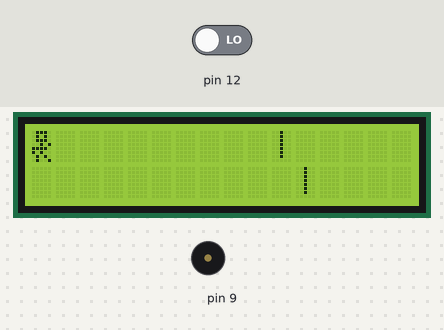
Bench run of a sketch on a simulated Arduino Uno, built with avr-gcc and run on an emulated ATmega328P. On the bench: 16×2 character LCD, buzzer (waves = sounding). The inputs (shaded band) are chosen by the test bench; at power-on: pin 12 LOW. Random numbers use the default seed unless the sketch sets one.

Above: at 1.2 s.
1.3 s: pin 12 driven HIGH
At 5.0 s:
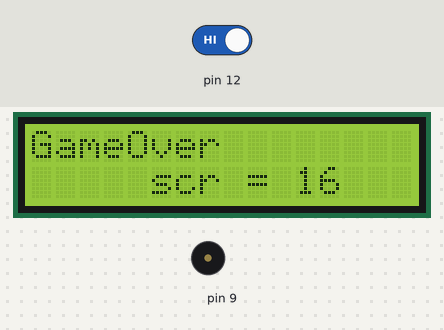
8.2 s: pin 12 driven LOW
At 8.59 s:
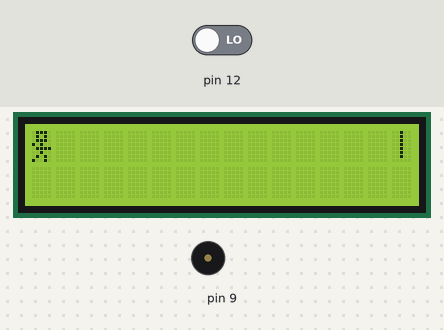
9.7 s: pin 12 driven HIGH
At 9.99 s:
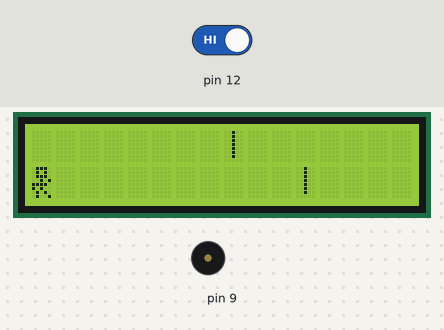
Timing chart, 0 to 14.1 s (numbered marks = the images above; inputs shaded):
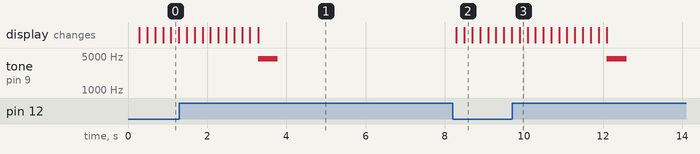

The sketch:

Game.ino
```cpp
#include <Wire.h>
#include <LiquidCrystal_I2C.h>


LiquidCrystal_I2C lcd(0x27,16,2);


int yo = 10;
int L = 0;
int boton = 0;
int p = 15;
int d = 0;
int pd = 0;
int as = 16;
int afd = random(2);

int puntos = 0;


byte a[] = {

    B01110,
    B01010,
    B01110,
    B10100,
    B01111,
    B00100,
    B01010,
    B10010,
};

byte b[] = {

    B01110,
    B01010,
    B01110,
    B00101,
    B11110,
    B10100,
    B01010,
    B01001,
};

void setup() {

  Wire.begin();
  lcd.begin(16, 2);
  lcd.backlight();

  lcd.createChar(0, a);
  lcd.createChar(1, b);
}

void loop() {
  lcd.clear();
noTone(9);
 lcd.setCursor(d,L);
  corre();

  lcd.setCursor(p,pd);
   lcd.print("|");


  lcd.setCursor(as,afd);
   lcd.print("|");

puntos++;
delay(190);


boton=digitalRead(12);
if(boton==HIGH){L=boton;}
if(boton==LOW){L=boton;}
  p--;
  as--;
  if(p<0){p=16;}
    if(as<0){as=18;}
       if(p==as){as--;}
      if(d==p && L==pd || d==as && L==afd){GameOver();}


}

void GameOver(){
  lcd.clear();
  lcd.print("GameOver");

  lcd.setCursor(5,1);
   lcd.print("scr = ");
  lcd.print(puntos);
puntos=0;
   tone(9, 4440, 500
   );
  delay(5000);


  }

  void corre(){

     if(as%2==0){
     lcd.setCursor(d,L);
  lcd.write(0);
      }else{

   lcd.setCursor(d,L);
    lcd.write(1);
  }
    }
```
